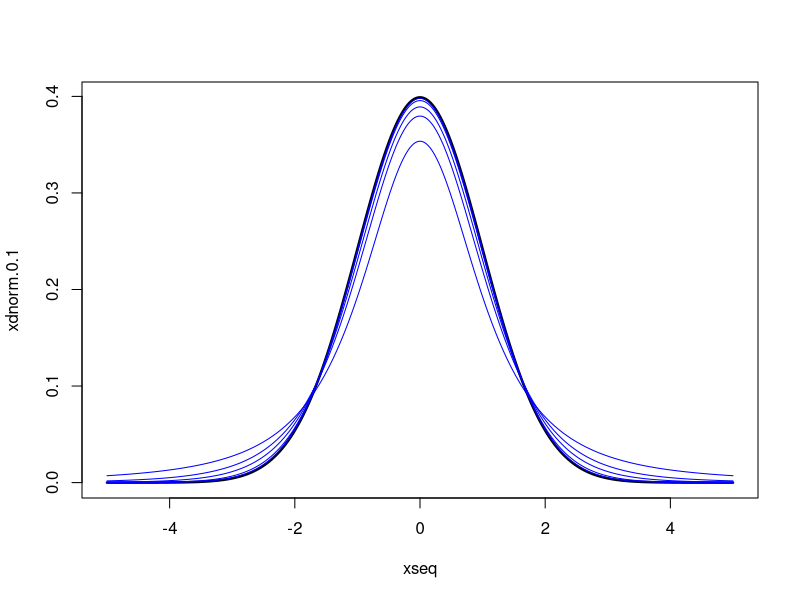
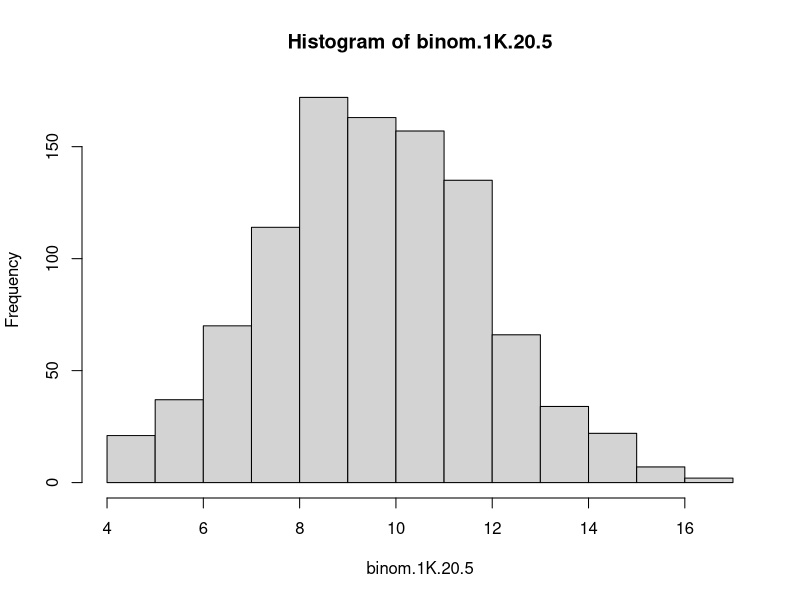
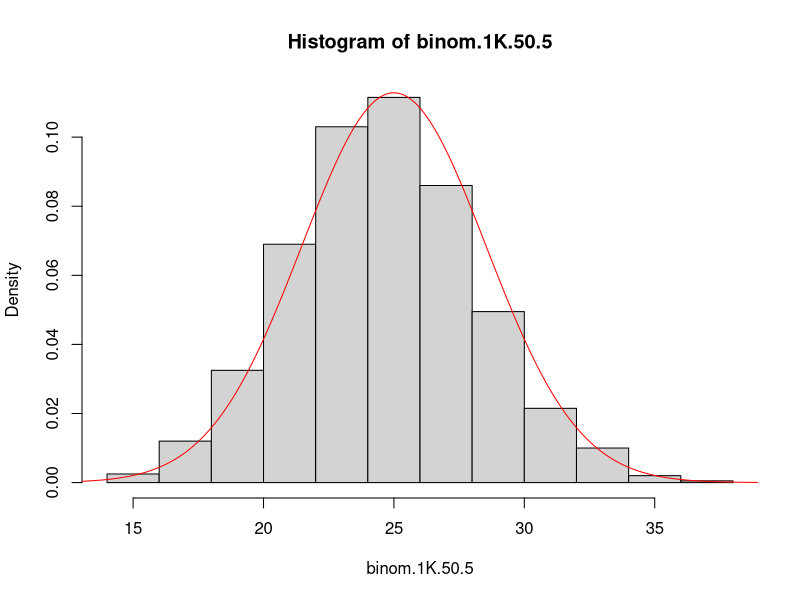
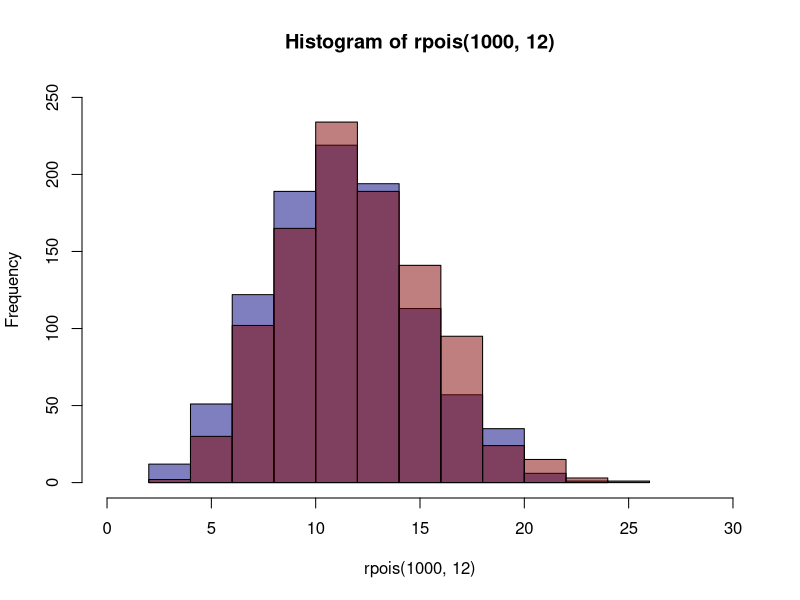
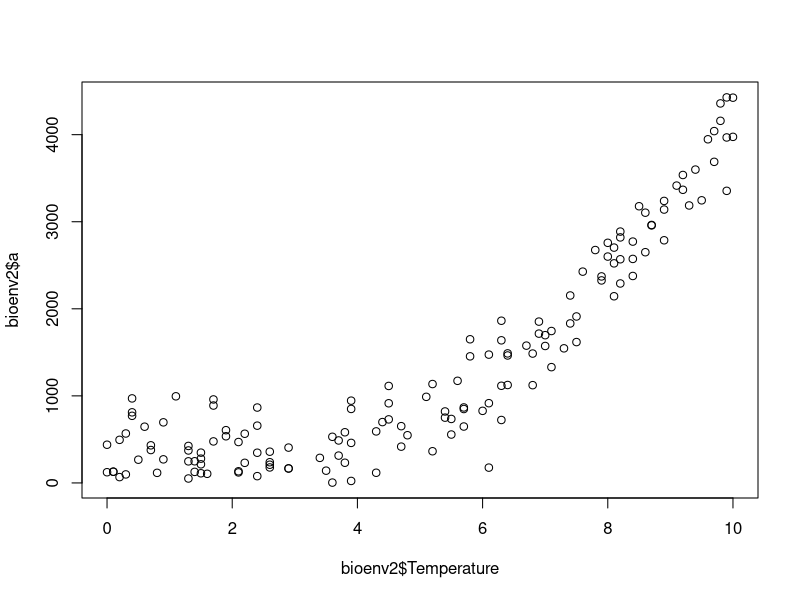
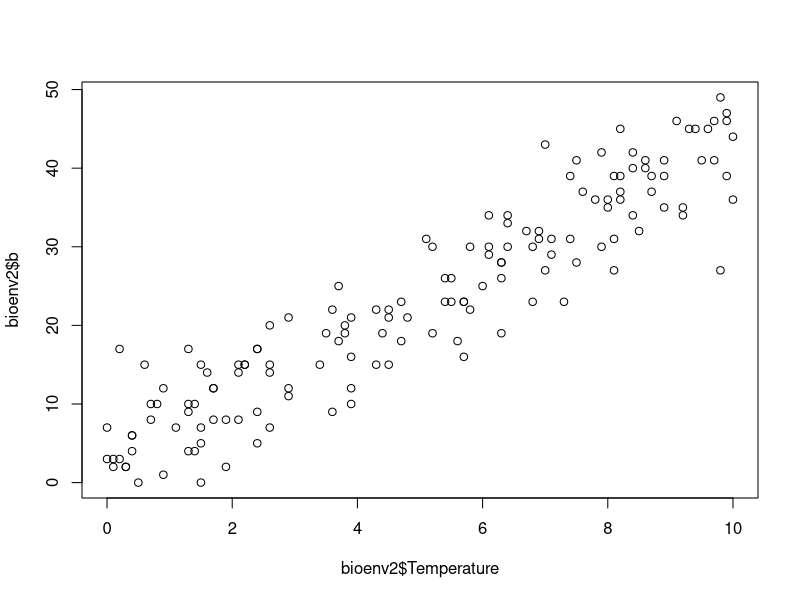
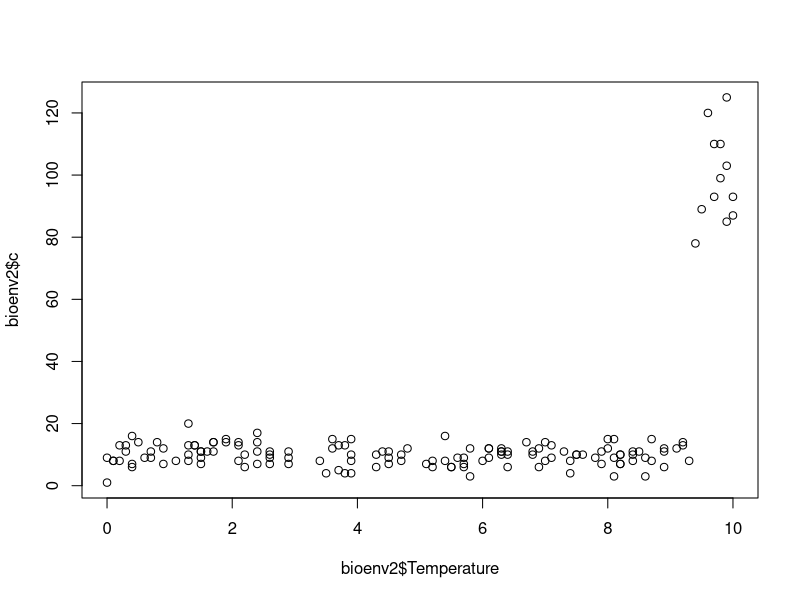
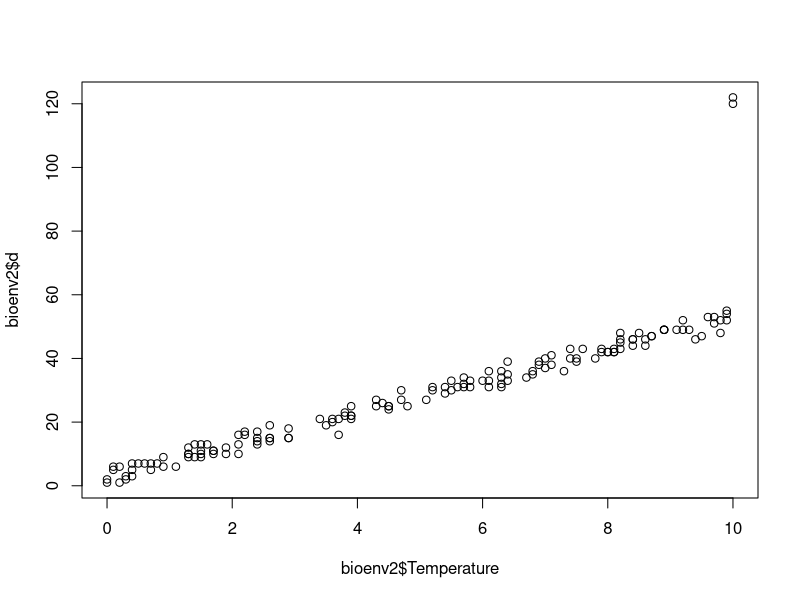

Here is the R script that generated these plots, in order:
###############################################################
#Practical class 2
###############################################################

############
#1)
############

# plot the density function of N(0,1)
xseq <- seq(-5,5,0.01)
xdnorm.0.1 <- dnorm(xseq,0,1)
plot(xseq,xdnorm.0.1,type="l",lwd=2.5)

# add the density function of T(2) in the plot
xdt.2 <- dt(xseq,df=2)
points(xseq,xdt.2,col="blue",type="l")

# add the density function of T(5) in the plot
xdt.5 <- dt(xseq,df=5)
points(xseq,xdt.5,col="blue",type="l")

# add the density function of T(5) in the plot
xdt.10 <- dt(xseq,df=10)
points(xseq,xdt.10,col="blue",type="l")

# add the density function of T(5) in the plot
xdt.30 <- dt(xseq,df=30)
points(xseq,xdt.30,col="blue",type="l")

# add the density function of T(5) in the plot
xdt.100 <- dt(xseq,df=100)
points(xseq,xdt.100,col="blue",type="l")

# As the degrees of freedom (or the sample size) of the t-student distribution increases (and the variance decreases), it approximates the standard normal distribution.

############
#2) 
############

set.seed(3)
binom.1K.20.5 <- rbinom(n=1000,size = 20,prob = 0.5)
hist(binom.1K.20.5)

set.seed(3)
binom.1K.50.5 <- rbinom(n=1000,size = 50,prob = 0.5)
hist(binom.1K.50.5,freq = F)

# The normal distribution can be used to approximate the binomial distribution, by defining the mean as n*p and the variance as n*p*(1-p), where n is the number of trials and p the probability of success. 
# Do not confuse the number of trials with the sample size, which can also be represented by the letter n.
# Note: the normal distribution is continuous and the binomial is discrete. 
# Note: the normal distribution can be used as an approximation when n*p > 5 and n*p* (1-p) > 5.

# binom.1K.50.5 distribution will be used for the approximation

binmo.1K.50.5.mean <- 50*0.5
binmo.1K.50.5.sd <- sqrt(50*0.5*0.5)

xseq<-seq(0,50,0.1)
norm.approx <-  dnorm(xseq,binmo.1K.50.5.mean,binmo.1K.50.5.sd)

lines(xseq,norm.approx,col="red")

############
#3)
############

# The lambda parameter of the Poisson distribution is both the expected value and the variance.
# Note: the normal distribution is continuous and the Poisson is discrete. 
# Note: the normal distribution can be used as an approximation when lambda is bigger than 10.

# Overlay histograms
hist(rpois(1000,12),xlim=c(0,30),ylim=c(0,250),col=rgb(0,0,0.5,0.5))
hist(rnorm(1000,12,sqrt(12)),add=T,col=rgb(0.5,0,0,0.5))

############
#4)
############

# The following command with the pnorme function, will give us the probability of obtaining a number equal of greater than 1.96: P(x >= 1.96).
# If the parameter lower.tail equals TRUE, then it will give us the probability of obtaining a number equal or less than 1.96: P(x <= 1.96), or 1 - P(x >= 1.96).
# The value 1.96 is often used in two tail tests based on the normal distribution, when the critical value alpha is 0.5. See https://en.wikipedia.org/wiki/1.96 
# Notice that the probability value of the different t-students distributions approaches the probability value of the normal distribution N(0,1), when the degrees of freedom increase.
# As exercise 1, this comparison illustrates why the t-distribution is commonly substituted by the normal distribution when the sample size is greater than 30.

pnorm(1.96,0,1,lower.tail=T)

pt(1.96,2)
pt(1.96,5)
pt(1.96,10)
pt(1.96,30)
pt(1.96,100)
pt(1.96,1000000)

############
#5)
############

# Make sure to write the path to the folder where bioenv-2 is. 
# You can use tab to auto complete and check if the path is correct.
bioenv2 <- read.csv("bioenv-2.csv",header=T,sep=",",row.names=1)
# inspect that the table is correct
head(bioenv2)

# Calculate the Pearson (parametric) and Spearman (nonparametric) correlations, and test if these are significant.
# Remember, it is always important to visualize the variables in a plot, to understand better their relationship.

# species a vs temperature
cor(bioenv2$a,bioenv2$Temperature, method="pearson")
cor(bioenv2$a,bioenv2$Temperature, method="spearman")
cor.test(bioenv2$a,bioenv2$Temperature, method="pearson")
cor.test(bioenv2$a,bioenv2$Temperature, method="spearman")
plot(bioenv2$Temperature,bioenv2$a)


# species b vs temperature
cor(bioenv2$b,bioenv2$Temperature, method="pearson")
cor(bioenv2$b,bioenv2$Temperature, method="spearman")
cor.test(bioenv2$b,bioenv2$Temperature, method="pearson")
cor.test(bioenv2$b,bioenv2$Temperature, method="spearman")
plot(bioenv2$Temperature,bioenv2$b)

# species c vs temperature
cor(bioenv2$c,bioenv2$Temperature, method="pearson")
cor(bioenv2$c,bioenv2$Temperature, method="spearman")
cor.test(bioenv2$c,bioenv2$Temperature, method="pearson")
cor.test(bioenv2$c,bioenv2$Temperature, method="spearman")
plot(bioenv2$Temperature,bioenv2$c)

# species d vs temperature
cor(bioenv2$d,bioenv2$Temperature, method="pearson")
cor(bioenv2$d,bioenv2$Temperature, method="spearman")
cor.test(bioenv2$d,bioenv2$Temperature, method="pearson")
cor.test(bioenv2$d,bioenv2$Temperature, method="spearman")
plot(bioenv2$Temperature,bioenv2$d)


############
#6)
############

# Notice that the linear regression models the relationship between a dependent variable (species abundances) and an explanatory variable (temperature).
# The fitted values represent the explained variability of the dependent variable, by the linear model.
# The residual values represent the unexplained variability of the dependent variable, by the linear model.

# divide the figure in a 2 by 2 array
par(mfrow=c(2,2))

# plot and create the linear models of species a, b, c and d vs temperature.

# species a vs temperature
plot(bioenv2$Temperature,bioenv2$a)
a_vs_temp.lm <- lm(bioenv2$a~bioenv2$Temperature)
abline(a_vs_temp.lm,lwd=2,col="blue")

# species b vs temperature
plot(bioenv2$Temperature,bioenv2$b)
b_vs_temp.lm <- lm(bioenv2$b~bioenv2$Temperature)
abline(b_vs_temp.lm,lwd=2,col="blue")

# species c vs temperature
plot(bioenv2$Temperature,bioenv2$c)
c_vs_temp.lm <- lm(bioenv2$c~bioenv2$Temperature)
abline(c_vs_temp.lm,lwd=2,col="blue")

# species d vs temperature
plot(bioenv2$Temperature,bioenv2$d)
d_vs_temp.lm <- lm(bioenv2$d~bioenv2$Temperature)
abline(d_vs_temp.lm,lwd=2,col="blue")

# you can see all the information of the linear model with the summary function.
summary(a_vs_temp.lm)
summary(b_vs_temp.lm)
summary(c_vs_temp.lm)
summary(d_vs_temp.lm)

# To analyze the linear regression assumptions you can directly plot the linear models. 
plot(a_vs_temp.lm)
plot(b_vs_temp.lm)
plot(c_vs_temp.lm)
plot(d_vs_temp.lm)

# Species b would be the ideal case, where the residuals are normally and equally distributed along the fitted values.
# You can find an explanation of these plots in http://www.r-bloggers.com/checking-glm-model-assumptions-in-r/

############
#7)
############

# The total variability can be computed as the variability in the fitted values plus the variability in the residual values.
# species a vs temperature linear model.
r.variability <- var(residuals(a_vs_temp.lm))*(150-1)
f.variability <- var(fitted(a_vs_temp.lm))*(150-1)
t.variability <- var(bioenv2$a)*(150-1)

t.variability
r.variability + f.variability

# compute the coefficient of determination (r^2)
# you can find this value in the linear model using the function summary.
f.variability/(r.variability + f.variability)


